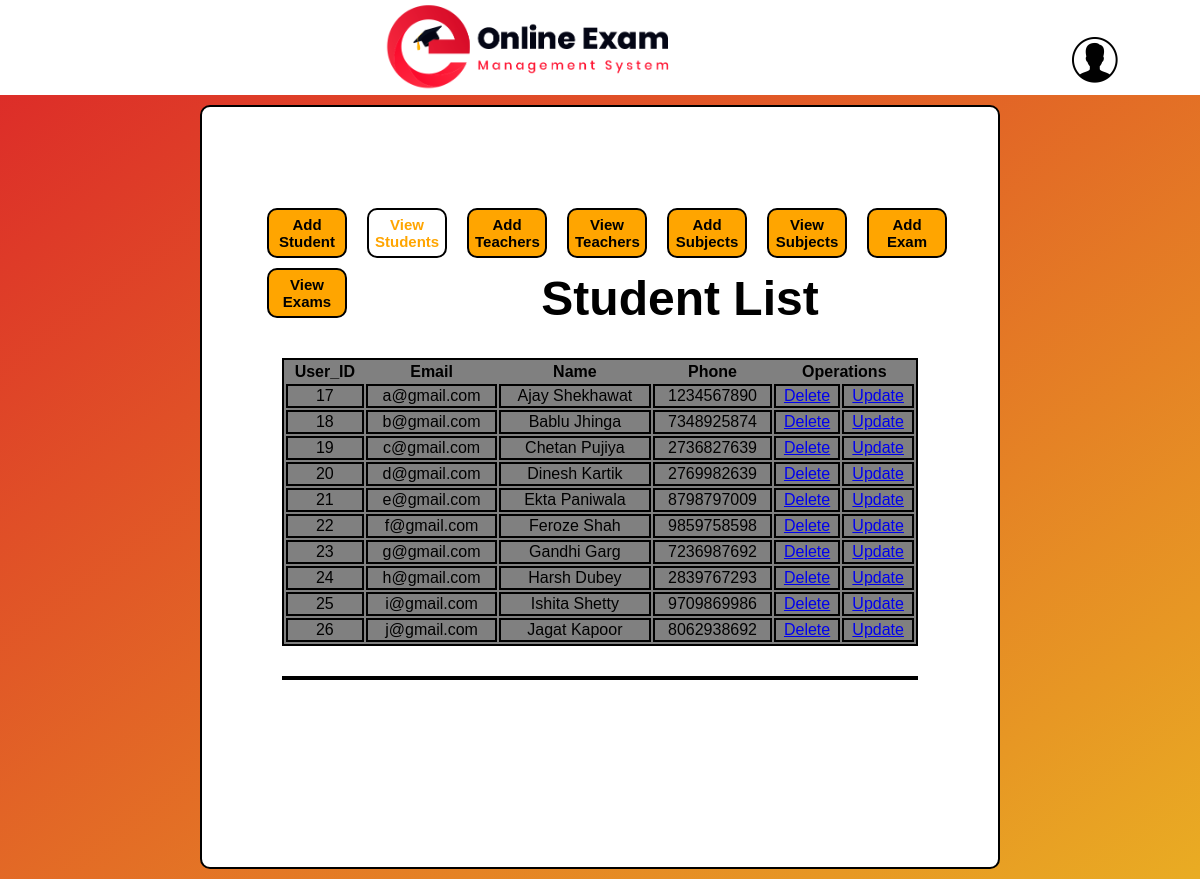
The app's page /admin_student_view.php (signed in) with its own data.
### tables this page shows
CREATE TABLE `student` (
  `User_ID` int(11) NOT NULL,
  `Password` varchar(20) DEFAULT NULL,
  `Email` varchar(40) DEFAULT NULL,
  `Name` varchar(20) DEFAULT NULL,
  `Phone` varchar(10) DEFAULT NULL
);

### admin_student_view.php (the view, shortened to what this page needs)
<?php
   $dbhost = 'localhost';
   $dbuser = 'root';
   $dbpass = '';
   $conn = mysqli_connect($dbhost, $dbuser, $dbpass);
   $sql = 'SELECT User_ID,Email,Name,Phone FROM student';
   mysqli_select_db($conn , 'online_exam');
   $retval = mysqli_query($conn , $sql);
?>
<!DOCTYPE html>
<html lang="en">
<head>
</head>
<body>
<div class="topBar">
  <img width="290px" height="auto" src=logo.png>
  <span class="dropdown"><img src="user.png" width="50px" height="50px" style="float: right;margin-top: 25px; margin-right: 70px;padding:10px;" class="dropbtn">
  </span>
</div>
<div class="main">
  <div class="innerBox">
   <div style="text-align: center; width: 100%">
   <ul>
   <li><a href="admin_student_update.php"><button><b>Add Student</b></button></a><li>
   <li><a href="admin_student_view.php"><button  style="background-color:white;color:orange;"><b>View Students</b></button></a><li>
   <li><a href="admin_teacher_update.php"><button><b>Add Teachers</b></button></a><li>
   <li><a href="admin_teacher_view.php"><button><b>View Teachers</b></button></a><li>
   <li><a href="admin_subject_update.php"><button><b>Add Subjects</b></button></a><li>
   <li><a href="admin_subject_view.php"><button><b>View Subjects</b></button></a><li>
   <li><a href="admin_exam_update.php"><button><b>Add Exam</b></button></a><li>
   <li><a href="admin_exam_view.php"><button><b>View Exams</b></button></a><li>
   </ul>
   <br><br>
     <h1 style="font-size: 3em; font-weight: ]">Student List</h1>
   </div>
<table>
       <tr>
        <th>User_ID</th>
        <th>Email</th>
        <th>Name</th>
        <th>Phone</th>
        <th colspan="2" align="center">Operations</th>
       </tr>
<?php
while($row = mysqli_fetch_assoc($retval)) {
echo "<tr><td>" . $row['User_ID']. "</td> <td>" . $row['Email']. " </td> <td>" . $row['Name']. " </td> <td>" . $row['Phone']. "</td><td><a href='delete_student_view.php?id=".$row['User_ID']."'>Delete</td> <td><a href='update_student_view.php?id=".$row['User_ID']."&email=".$row['Email']."&name=".$row['Name']."&phone=".$row['Phone']."'>Update</td></tr>";
}
?>
<table>
  </div>
</div>
</body>
</html>

### admin_student_view.php (style rules this page uses)
.dropdown { //position: relative; float:right: display: inline-block; }
.topBar { text-align: center; width:100%; background-color: white; padding: 0; }
body { font-family: Arial, Helvetica, sans-serif; background: linear-gradient(to top left, #e9ac23 0%, #dc2629 100%); background-size: 100% 100%; background-repeat: no-repeat; padding: 0; margin: 0; }
.innerBox { background-color: white; text-align: center; padding-top: 80px; margin: 10px 200px; padding-bottom: 80px; min-height:600px; border:black 2px solid; border-radius: 10px; }
table { font-family: arial, sans-serif; border:2px solid black; width: 80%; Background-color:gray ; margin-left:auto; margin-right:auto; margin-top: 30px; }
button { width:80px; height:50px; background-color:orange; font-size:15px; border:black 2px solid; border-radius: 10px; }
li { list-style:none; float:left; margin:5px; }
ul { margin-left:20px; }
table td { border:black 2px solid; }

### records on screen
student: User_ID "17", Email "a@gmail.com", Name "Ajay Shekhawat", Phone "1234567890"
student: User_ID "18", Email "b@gmail.com", Name "Bablu Jhinga", Phone "7348925874"
student: User_ID "19", Email "c@gmail.com", Name "Chetan Pujiya", Phone "2736827639"
student: User_ID "20", Email "d@gmail.com", Name "Dinesh Kartik", Phone "2769982639"
student: User_ID "21", Email "e@gmail.com", Name "Ekta Paniwala", Phone "8798797009"
student: User_ID "22", Email "f@gmail.com", Name "Feroze Shah", Phone "9859758598"
student: User_ID "23", Email "g@gmail.com", Name "Gandhi Garg", Phone "7236987692"
student: User_ID "24", Email "h@gmail.com", Name "Harsh Dubey", Phone "2839767293"
student: User_ID "25", Email "i@gmail.com", Name "Ishita Shetty", Phone "9709869986"
student: User_ID "26", Email "j@gmail.com", Name "Jagat Kapoor", Phone "8062938692"
